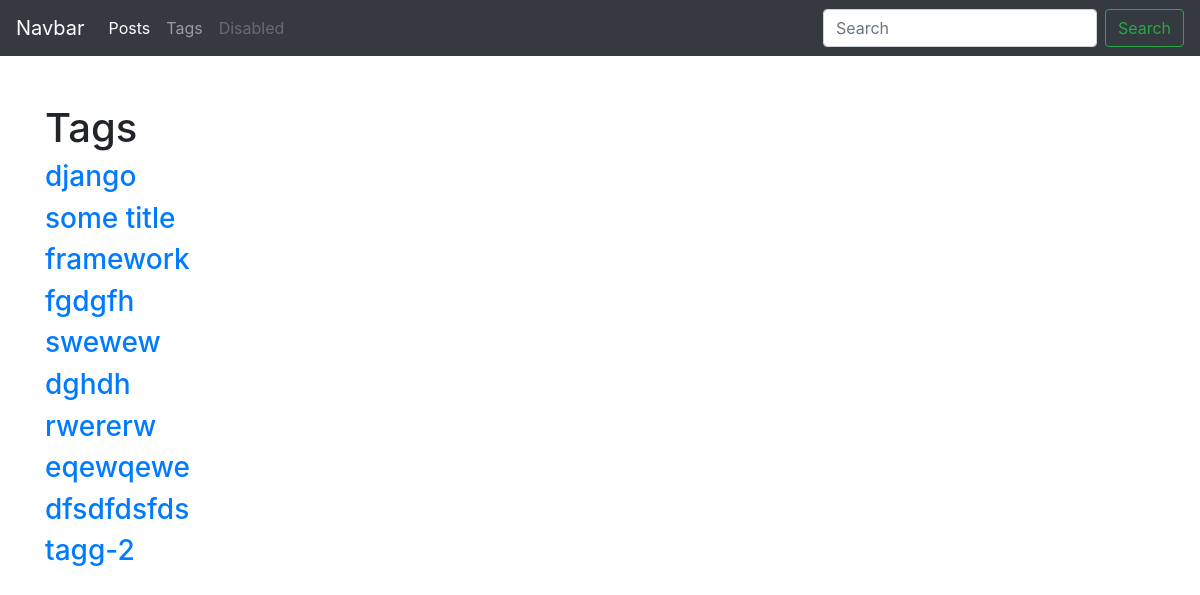
The page /blog/tags/ on the database its author committed.
### blog/models.py (models this page shows, shortened)
class Tag(models.Model):
	title = models.CharField(max_length=50)
	slug = models.SlugField(max_length=50, unique=True)
	def get_absolute_url(self):
		return reverse('tag_detail_url', kwargs={'slug': self.slug})

### blog/views.py (the view)
# urls.py: path('tags/', tags_list, name='tags_list_url'),
def tags_list(request):
	tags = Tag.objects.all()
	return render(request, 'blog/tags_list.html', context={'tags': tags})

### blog/templates/blog/tags_list.html (shortened to what this page needs)
{% extends 'blog/base_blog.html' %}
{% block content %}
	<h1 class="mt-5">Tags</h1>
	{% for tag in tags %}
		<h3><a href="{{ tag.get_absolute_url }}">{{ tag.title }}</a></h3>
	{% endfor %}
{% endblock %}

### rows shown on the page
Tag: title "django"
Tag: title "some title"
Tag: title "framework"
Tag: title "fgdgfh"
Tag: title "swewew"
Tag: title "dghdh"
Tag: title "rwererw"
Tag: title "eqewqewe"
Tag: title "dfsdfdsfds"
Tag: title "tagg-2"
